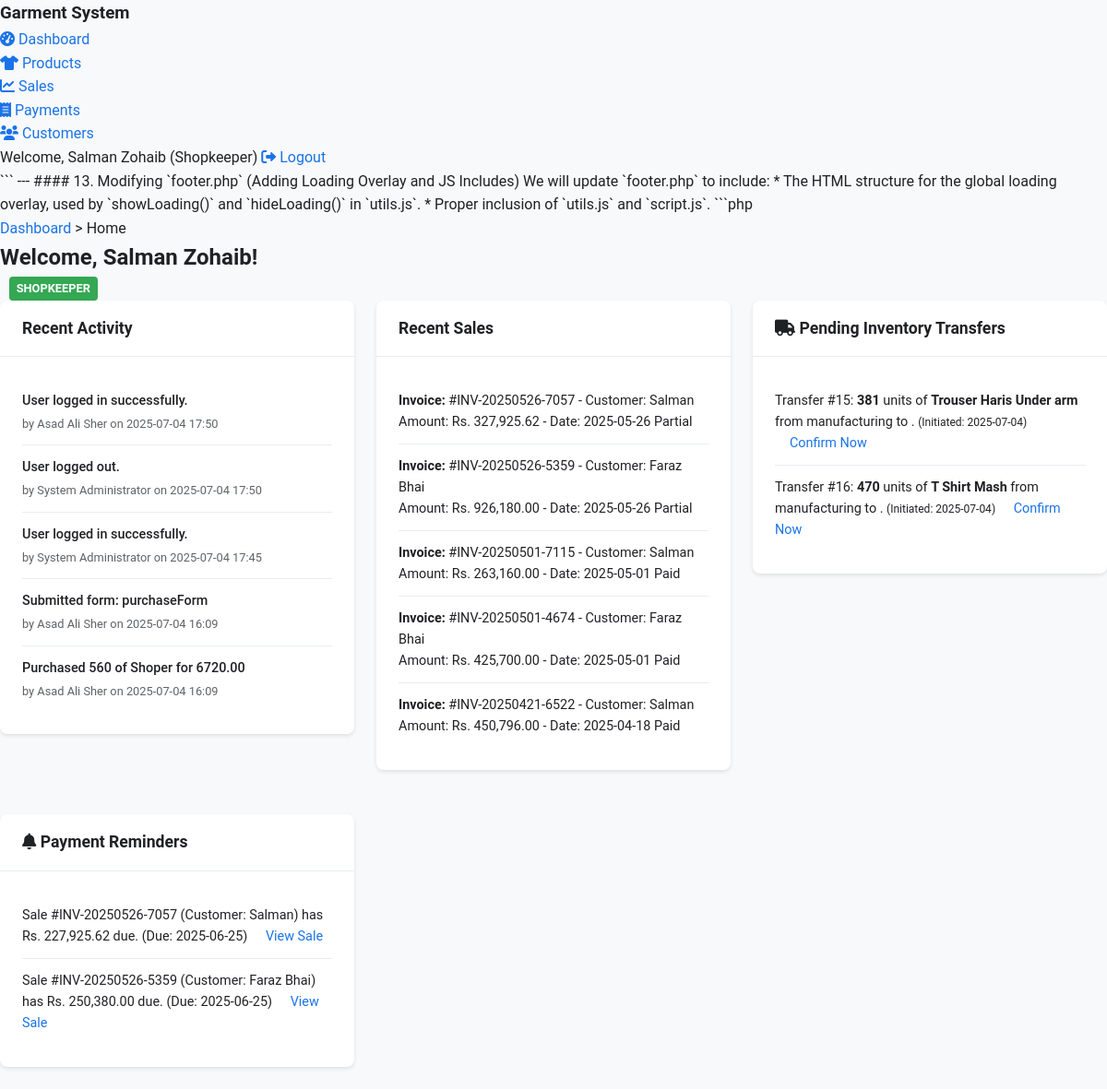
Page /dashboard.php (signed in) on the committed database.
### tables this page shows
CREATE TABLE `sales` (
  `id` int(11) NOT NULL,
  `invoice_number` varchar(50) NOT NULL,
  `customer_id` int(11) NOT NULL,
  `sale_date` date NOT NULL,
  `total_amount` decimal(10,2) NOT NULL,
  `discount_amount` decimal(10,2) DEFAULT 0.00,
  `tax_amount` decimal(10,2) DEFAULT 0.00,
  `shipping_cost` decimal(10,2) DEFAULT 0.00,
  `net_amount` decimal(10,2) NOT NULL,
  `payment_status` enum('unpaid','partial','paid') DEFAULT 'unpaid',
  `payment_due_date` date DEFAULT NULL,
  `notes` text DEFAULT NULL,
  `created_by` int(11) NOT NULL,
  `created_at` timestamp NULL DEFAULT current_timestamp(),
  `updated_at` timestamp NULL DEFAULT current_timestamp() ON UPDATE current_timestamp()
);

CREATE TABLE `customers` (
  `id` int(11) NOT NULL,
  `name` varchar(100) NOT NULL,
  `contact_person` varchar(100) DEFAULT NULL,
  `phone` varchar(20) DEFAULT NULL,
  `email` varchar(100) DEFAULT NULL,
  `address` text DEFAULT NULL,
  `created_by` int(11) NOT NULL,
  `created_at` timestamp NULL DEFAULT current_timestamp(),
  `updated_at` timestamp NULL DEFAULT current_timestamp() ON UPDATE current_timestamp()
);

CREATE TABLE `inventory_transfers` (
  `id` int(11) NOT NULL,
  `product_id` int(11) NOT NULL,
  `quantity` int(11) NOT NULL,
  `from_location` enum('manufacturing','wholesale','transit') NOT NULL,
  `to_location` enum('manufacturing','wholesale','transit') NOT NULL,
  `transfer_date` timestamp NULL DEFAULT current_timestamp(),
  `initiated_by` int(11) NOT NULL,
  `confirmed_by` int(11) DEFAULT NULL,
  `shopkeeper_id` int(11) DEFAULT NULL,
  `confirmation_date` timestamp NULL DEFAULT NULL,
  `status` enum('pending','confirmed','cancelled') DEFAULT 'pending'
);

CREATE TABLE `products` (
  `id` int(11) NOT NULL,
  `name` varchar(100) NOT NULL,
  `description` text DEFAULT NULL,
  `sku` varchar(50) DEFAULT NULL,
  `category` varchar(50) DEFAULT NULL,
  `created_by` int(11) NOT NULL,
  `created_at` timestamp NULL DEFAULT current_timestamp(),
  `updated_at` timestamp NULL DEFAULT current_timestamp() ON UPDATE current_timestamp()
);

### dashboard.php (the view, shortened to what this page needs)
<?php
include_once '../includes/header.php';
$database = new Database();
$db = $database->getConnection();
$auth = new Auth($db);
$user_role = $_SESSION['role'];
$user_id = $_SESSION['user_id'];
$recent_activities = [];
$recent_sales = [];
$pending_transfers = [];
$payment_reminders = [];
try {
    $auth->logActivity(
        $user_id,
        'read',
        'dashboard',
        'Viewed ' . ucfirst($user_role) . ' Dashboard',
        null
    );
    $activity_query = "SELECT al.description, al.created_at, u.full_name FROM activity_logs al JOIN users u ON al.user_id = u.id ORDER BY al.created_at DESC LIMIT 5";
    $activity_stmt = $db->query($activity_query);
    $recent_activities = $activity_stmt->fetchAll(PDO::FETCH_ASSOC);
    if ($user_role === 'owner') {
        $summary_query = "SELECT
            (SELECT COALESCE(SUM(amount), 0) FROM funds WHERE type = 'investment') AS total_investment,
            (SELECT COALESCE(SUM(total_amount), 0) FROM purchases) AS total_purchases,
            (SELECT COALESCE(SUM(amount), 0) FROM manufacturing_costs) AS total_manufacturing_costs,
            (SELECT COALESCE(SUM(net_amount), 0) FROM sales) AS total_sales_revenue,
            (SELECT COALESCE(SUM(amount), 0) FROM payments) AS total_payments_received,
            (SELECT COALESCE(SUM(CASE WHEN status = 'active' THEN balance ELSE 0 END), 0) FROM funds WHERE type = 'investment') AS active_fund_balance,
            (SELECT COALESCE(SUM(CASE WHEN payment_status != 'paid' THEN net_amount - (SELECT COALESCE(SUM(amount),0) FROM payments WHERE payments.sale_id = sales.id) ELSE 0 END), 0) FROM sales) AS total_receivables
        ";
        $summary_stmt = $db->query($summary_query);
        $summary_data = $summary_stmt->fetch(PDO::FETCH_ASSOC);
        $min_stock_query = "SELECT name, stock_quantity, unit, min_stock_level FROM raw_materials WHERE stock_quantity < min_stock_level";
        $min_stock_stmt = $db->query($min_stock_query);
        $min_stock_alerts = $min_stock_stmt->fetchAll(PDO::FETCH_ASSOC);
        $recent_batches_query = "SELECT mb.batch_number, p.name AS product_name, mb.quantity_produced, mb.completion_date
                                 FROM manufacturing_batches mb
                                 JOIN products p ON mb.product_id = p.id
                                 WHERE mb.status = 'completed'
                                 ORDER BY mb.completion_date DESC LIMIT 5";
        $recent_batches_stmt = $db->query($recent_batches_query);
        $recent_batches = $recent_batches_stmt->fetchAll(PDO::FETCH_ASSOC);
        $pending_transfers_query = "SELECT it.id, p.name AS product_name, it.quantity, it.from_location, it.to_location, it.transfer_date
                                    FROM inventory_transfers it
                                    JOIN products p ON it.product_id = p.id
                                    WHERE it.status = 'pending'
                                    ORDER BY it.transfer_date ASC LIMIT 5";
        $pending_transfers_stmt = $db->query($pending_transfers_query);
        $pending_transfers = $pending_transfers_stmt->fetchAll(PDO::FETCH_ASSOC);
    } elseif ($user_role === 'shopkeeper') {
        $recent_sales_query = "SELECT s.invoice_number, c.name AS customer_name, s.net_amount, s.sale_date, s.payment_status
                               FROM sales s
                               JOIN customers c ON s.customer_id = c.id
                               WHERE s.created_by = ?
                               ORDER BY s.sale_date DESC LIMIT 5";
        $recent_sales_stmt = $db->prepare($recent_sales_query);
        $recent_sales_stmt->execute([$user_id]);
        $recent_sales = $recent_sales_stmt->fetchAll(PDO::FETCH_ASSOC);
        $pending_transfers_query = "SELECT it.id, p.name AS product_name, it.quantity, it.from_location, it.transfer_date
                                    FROM inventory_transfers it
                                    JOIN products p ON it.product_id = p.id
                                    WHERE it.status = 'pending' AND it.shopkeeper_id = ?
                                    ORDER BY it.transfer_date ASC LIMIT 5";
        $pending_transfers_stmt = $db->prepare($pending_transfers_query);
        $pending_transfers_stmt->execute([$user_id]);
        $pending_transfers = $pending_transfers_stmt->fetchAll(PDO::FETCH_ASSOC);
        $payment_reminders_query = "
            SELECT
                s.id AS sale_id,
                s.invoice_number,
                c.name AS customer_name,
                (s.total_amount - COALESCE(SUM(p.amount), 0)) AS amount_due,
                s.payment_due_date
            FROM sales s
            JOIN customers c ON s.customer_id = c.id
            LEFT JOIN payments p ON s.id = p.sale_id
            WHERE s.created_by = ? AND s.payment_status IN ('unpaid', 'partial')
            GROUP BY s.id, s.invoice_number, c.name, s.total_amount, s.payment_due_date
            HAVING amount_due > 0
            ORDER BY s.payment_due_date ASC
            LIMIT 5
        ";
        $payment_reminders_stmt = $db->prepare($payment_reminders_query);
        $payment_reminders_stmt->execute([$user_id]);
        $payment_reminders = $payment_reminders_stmt->fetchAll(PDO::FETCH_ASSOC);
    }
} catch (PDOException $e) {
    $auth->logActivity(
        $user_id ?? null,
        'error',
        'dashboard',
        'Database error loading dashboard data: ' . $e->getMessage(),
        null
    );
    $_SESSION['error_message'] = "A database error occurred while loading dashboard data. Please try again later.";
} catch (Exception $e) {
    $auth->logActivity(
        $user_id ?? null,
        'error',
        'dashboard',
        'Error loading dashboard data: ' . $e->getMessage(),
        null
    );
    $_SESSION['error_message'] = $e->getMessage();
}
?>
<div class="breadcrumb">
    <a href="dashboard.php">Dashboard</a> &gt; <span>Home</span>
</div>
<div class="page-header">
    <div class="page-title">
        <h2>Welcome, <?php echo htmlspecialchars($_SESSION['full_name']); ?>!</h2>
        <span class="user-role-badge role-<?php echo htmlspecialchars($user_role); ?>"><?php echo ucfirst(htmlspecialchars($user_role)); ?></span>
    </div>
</div>
<div class="container-fluid dashboard-content">
    <div class="dashboard-section">
        <div class="card recent-activity-card">
            <div class="card-header">
                <h3>Recent Activity</h3>
            </div>
            <div class="card-content">
                <?php if (!empty($recent_activities)): ?>
                    <ul class="activity-list">
                        <?php foreach ($recent_activities as $activity): ?>
                            <li>
                                <span class="activity-description">
                                    <?php echo htmlspecialchars($activity['description']); ?>
                                </span>
                                <span class="activity-meta">
                                    by <?php echo htmlspecialchars($activity['full_name']); ?> on <?php echo date('Y-m-d H:i', strtotime($activity['created_at'])); ?>
                                </span>
                            </li>
                        <?php endforeach; ?>
                    </ul>
                <?php else: ?>
                    <p class="text-center text-muted">No recent activities to display.</p>
                <?php endif; ?>
            </div>
        </div>
    </div>
    <?php if (!empty($recent_sales) && $_SESSION['role'] === 'shopkeeper'): ?>
        <div class="dashboard-section">
            <div class="card recent-sales-card">
                <div class="card-header">
                    <h3>Recent Sales</h3>
                </div>
                <div class="card-content">
                    <?php if (!empty($recent_sales)): ?>
                        <ul class="list-group">
                            <?php foreach ($recent_sales as $sale): ?>
                                <li class="list-group-item">
                                    <strong>Invoice:</strong> #<?php echo htmlspecialchars($sale['invoice_number']); ?> - Customer: <?php echo htmlspecialchars($sale['customer_name']); ?><br>
                                    Amount: Rs. <?php echo number_format($sale['net_amount'], 2); ?> - Date: <?php echo htmlspecialchars($sale['sale_date']); ?>
                                    <span class="status-badge status-<?php echo htmlspecialchars($sale['payment_status']); ?> ml-2"><?php echo ucfirst(htmlspecialchars($sale['payment_status'])); ?></span>
                                </li>
                            <?php endforeach; ?>
                        </ul>
                    <?php else: ?>
                        <p class="text-center text-muted">No recent sales to display.</p>
                    <?php endif; ?>
                </div>
            </div>
        </div>
    <?php endif; ?>
    <?php if (!empty($pending_transfers) && ($_SESSION['role'] === 'owner' || $_SESSION['role'] === 'shopkeeper')): ?>
        <div class="dashboard-section">
            <div class="card pending-transfers-card">
                <div class="card-header">
                    <h3><i class="fas fa-truck text-info"></i> Pending Inventory Transfers</h3>
                </div>
                <div class="card-content">
                    <?php if (!empty($pending_transfers)): ?>
                        <ul class="alert-list">
                            <?php foreach ($pending_transfers as $transfer): ?>
                                <li>
                                    Transfer #<?php echo htmlspecialchars($transfer['id']); ?>:
                                    <strong><?php echo number_format($transfer['quantity']); ?></strong> units of
                                    <strong><?php echo htmlspecialchars($transfer['product_name']); ?></strong>
                                    from <?php echo htmlspecialchars($transfer['from_location']); ?>
                                    to <?php echo htmlspecialchars($transfer['to_location']); ?>.
                                    <small>(Initiated: <?php echo date('Y-m-d', strtotime($transfer['transfer_date'])); ?>)</small>
                                    <?php if ($user_role === 'shopkeeper'): ?>
                                        <a href="inventory-transfers.php" class="alert-action">Confirm Now</a>
                                    <?php endif; ?>
                                </li>
                            <?php endforeach; ?>
                        </ul>
                    <?php else: ?>
                        <p class="text-center text-muted">No pending inventory transfers.</p>
                    <?php endif; ?>
                </div>
            </div>
        </div>
    <?php endif; ?>
    <?php if (!empty($payment_reminders) && $_SESSION['role'] === 'shopkeeper'): ?>
        <div class="dashboard-section">
            <div class="card reminder-card">
                <div class="card-header">
                    <h3><i class="fas fa-bell text-danger"></i> Payment Reminders</h3>
                </div>
                <div class="card-content">
                    <?php if (!empty($payment_reminders)): ?>
                        <ul class="alert-list">
                            <?php foreach ($payment_reminders as $reminder): ?>
                                <li>
                                    Sale #<?php echo htmlspecialchars($reminder['invoice_number']); ?> (Customer: <?php echo htmlspecialchars($reminder['customer_name']); ?>) has Rs. <?php echo number_format($reminder['amount_due'], 2); ?> due.
                                    <?php if ($reminder['payment_due_date']): ?>
                                        (Due: <?php echo htmlspecialchars($reminder['payment_due_date']); ?>)
                                    <?php endif; ?>
                                    <a href="view-sale.php?id=<?php echo htmlspecialchars($reminder['sale_id']); ?>" class="alert-action">View Sale</a>
                                </li>
                            <?php endforeach; ?>
                        </ul>
                    <?php else: ?>
                        <p class="text-center text-muted">No payment reminders at the moment.</p>
                    <?php endif; ?>
                </div>
            </div>
        </div>
    <?php endif; ?>
</div>
<?php include_once '../includes/footer.php'; ?>

### rows in the picture
sales: invoice_number "INV-20250526-7057", customer.name "Salman", net_amount "327,925.62", sale_date "2025-05-26", payment_status "Partial", amount_due "227,925.62", payment_due_date "2025-06-25"
sales: invoice_number "INV-20250526-5359", customer.name "Faraz Bhai", net_amount "926,180.00", sale_date "2025-05-26", payment_status "Partial", amount_due "250,380.00", payment_due_date "2025-06-25"
sales: invoice_number "INV-20250501-7115", customer.name "Salman", net_amount "263,160.00", sale_date "2025-05-01", payment_status "Paid"
sales: invoice_number "INV-20250501-4674", customer.name "Faraz Bhai", net_amount "425,700.00", sale_date "2025-05-01", payment_status "Paid"
sales: invoice_number "INV-20250421-6522", customer.name "Salman", net_amount "450,796.00", sale_date "2025-04-18", payment_status "Paid"
inventory_transfers: id "15", quantity "381", product.name "Trouser Haris Under arm", from_location "manufacturing", transfer_date "2025-07-04"
inventory_transfers: id "16", quantity "470", product.name "T Shirt Mash", from_location "manufacturing", transfer_date "2025-07-04"

### other values in the picture
$_SESSION['full_name'] "Salman Zohaib"
$_SESSION['role'] "Shopkeeper"
$user_role "SHOPKEEPER"
$activity['description'] "User logged in successfully."
$activity['full_name'] "Asad Ali Sher"
date('Y-m-d H:i', strtotime($activity['created_at'])) "2025-07-04 17:50"
$activity['description'] "User logged out."
$activity['full_name'] "System Administrator"
date('Y-m-d H:i', strtotime($activity['created_at'])) "2025-07-04 17:45"
$activity['description'] "Submitted form: purchaseForm"
date('Y-m-d H:i', strtotime($activity['created_at'])) "2025-07-04 16:09"
$activity['description'] "Purchased 560 of Shoper for 6720.00"
